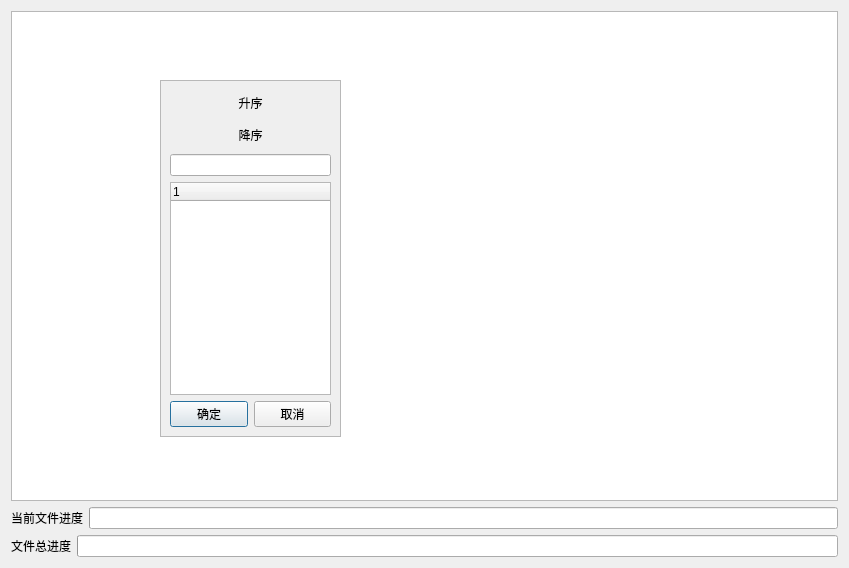
<?xml version="1.0" encoding="UTF-8"?>
<ui version="4.0">
 <class>Dialog</class>
 <widget class="QDialog" name="Dialog">
  <property name="geometry">
   <rect>
    <x>0</x>
    <y>0</y>
    <width>849</width>
    <height>568</height>
   </rect>
  </property>
  <property name="windowTitle">
   <string>Dialog</string>
  </property>
  <layout class="QGridLayout" name="gridLayout">
   <item row="1" column="0">
    <layout class="QVBoxLayout" name="verticalLayout">
     <item>
      <layout class="QHBoxLayout" name="horizontalLayout">
       <item>
        <widget class="StrongBodyLabel" name="StrongBodyLabel">
         <property name="text">
          <string>当前文件进度</string>
         </property>
        </widget>
       </item>
       <item>
        <widget class="ProgressBar" name="ProgressBar"/>
       </item>
      </layout>
     </item>
     <item>
      <layout class="QHBoxLayout" name="horizontalLayout_2">
       <item>
        <widget class="StrongBodyLabel" name="StrongBodyLabel_2">
         <property name="text">
          <string>文件总进度</string>
         </property>
        </widget>
       </item>
       <item>
        <widget class="ProgressBar" name="ProgressBar_2"/>
       </item>
      </layout>
     </item>
    </layout>
   </item>
   <item row="0" column="0">
    <widget class="QTableView" name="tableview"/>
   </item>
  </layout>
  <widget class="QFrame" name="frame">
   <property name="geometry">
    <rect>
     <x>160</x>
     <y>80</y>
     <width>181</width>
     <height>357</height>
    </rect>
   </property>
   <property name="autoFillBackground">
    <bool>true</bool>
   </property>
   <property name="frameShape">
    <enum>QFrame::StyledPanel</enum>
   </property>
   <property name="frameShadow">
    <enum>QFrame::Raised</enum>
   </property>
   <layout class="QVBoxLayout" name="verticalLayout_3">
    <item>
     <layout class="QVBoxLayout" name="verticalLayout_2">
      <item>
       <widget class="PushButton" name="pt_up">
        <property name="sizePolicy">
         <sizepolicy hsizetype="Ignored" vsizetype="Fixed">
          <horstretch>0</horstretch>
          <verstretch>0</verstretch>
         </sizepolicy>
        </property>
        <property name="focusPolicy">
         <enum>Qt::NoFocus</enum>
        </property>
        <property name="styleSheet">
         <string notr="true">&quot;border:none;&quot;</string>
        </property>
        <property name="text">
         <string>升序</string>
        </property>
        <property name="flat">
         <bool>true</bool>
        </property>
       </widget>
      </item>
      <item>
       <widget class="PushButton" name="pt_down">
        <property name="sizePolicy">
         <sizepolicy hsizetype="Ignored" vsizetype="Fixed">
          <horstretch>0</horstretch>
          <verstretch>0</verstretch>
         </sizepolicy>
        </property>
        <property name="focusPolicy">
         <enum>Qt::NoFocus</enum>
        </property>
        <property name="styleSheet">
         <string notr="true">&quot;border:none;&quot;</string>
        </property>
        <property name="text">
         <string>降序</string>
        </property>
        <property name="flat">
         <bool>true</bool>
        </property>
       </widget>
      </item>
      <item>
       <widget class="LineEdit" name="m_pSearchLineEdit">
        <property name="focusPolicy">
         <enum>Qt::StrongFocus</enum>
        </property>
        <property name="toolTip">
         <string extracomment="搜索"/>
        </property>
        <property name="styleSheet">
         <string notr="true"/>
        </property>
        <property name="text">
         <string/>
        </property>
       </widget>
      </item>
     </layout>
    </item>
    <item>
     <widget class="TreeWidget" name="TreeWidget">
      <column>
       <property name="text">
        <string notr="true">1</string>
       </property>
      </column>
     </widget>
    </item>
    <item>
     <layout class="QHBoxLayout" name="horizontalLayout_3">
      <item>
       <widget class="PushButton" name="pt_ok">
        <property name="sizePolicy">
         <sizepolicy hsizetype="Fixed" vsizetype="Fixed">
          <horstretch>0</horstretch>
          <verstretch>0</verstretch>
         </sizepolicy>
        </property>
        <property name="styleSheet">
         <string notr="true"/>
        </property>
        <property name="text">
         <string>确定</string>
        </property>
        <property name="flat">
         <bool>false</bool>
        </property>
       </widget>
      </item>
      <item>
       <widget class="PushButton" name="pt_close">
        <property name="sizePolicy">
         <sizepolicy hsizetype="Fixed" vsizetype="Fixed">
          <horstretch>0</horstretch>
          <verstretch>0</verstretch>
         </sizepolicy>
        </property>
        <property name="styleSheet">
         <string notr="true"/>
        </property>
        <property name="text">
         <string>取消</string>
        </property>
        <property name="flat">
         <bool>false</bool>
        </property>
       </widget>
      </item>
     </layout>
    </item>
   </layout>
  </widget>
  <zorder>tableview</zorder>
  <zorder>frame</zorder>
 </widget>
 <customwidgets>
  <customwidget>
   <class>PushButton</class>
   <extends>QPushButton</extends>
   <header>qfluentwidgets</header>
  </customwidget>
  <customwidget>
   <class>StrongBodyLabel</class>
   <extends>QLabel</extends>
   <header>qfluentwidgets</header>
  </customwidget>
  <customwidget>
   <class>ProgressBar</class>
   <extends>QProgressBar</extends>
   <header>qfluentwidgets</header>
  </customwidget>
  <customwidget>
   <class>LineEdit</class>
   <extends>QLineEdit</extends>
   <header>qfluentwidgets</header>
  </customwidget>
  <customwidget>
   <class>TreeWidget</class>
   <extends>QTreeWidget</extends>
   <header>qfluentwidgets</header>
  </customwidget>
 </customwidgets>
 <resources/>
 <connections/>
</ui>
